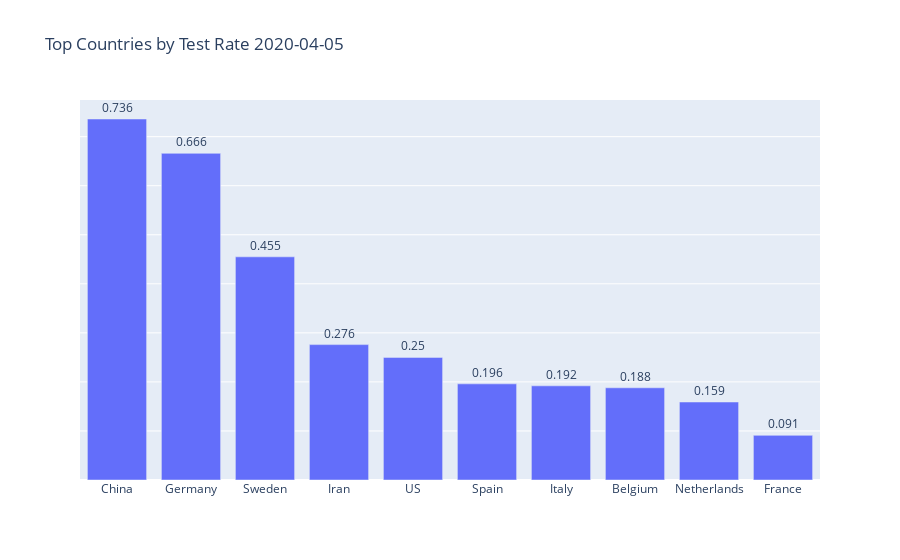

The notebook cell saved with this chart:
### Code cell
totalcases = pd_sims.loc['testRate'].sort_values(ascending=False)
top10 = totalcases.head(10)
fig = go.Figure(go.Bar(x=top10.index, y=top10.values,
                      text=top10.values,
            textposition='outside'))
fig.update_layout(title_text='Top Countries by Test Rate '+lastrecordeddate)
fig.update_yaxes(showticklabels=False)

fig.show()

### Figure 1 — Plotly figure (JSON) as saved in the notebook; plotly's stock layout.template omitted (floating-point values rounded to 4 significant figures)
{"data": [{"text": [0.736, 0.666, 0.455, 0.276, 0.25, 0.196, 0.192, 0.188, 0.159, 0.091], "textposition": "outside", "type": "bar", "x": ["China", "Germany", "Sweden", "Iran", "US", "Spain", "Italy", "Belgium", "Netherlands", "France"], "y": [0.736, 0.666, 0.455, 0.276, 0.25, 0.196, 0.192, 0.188, 0.159, 0.091]}], "layout": {"title": {"text": "Top Countries by Test Rate 2020-04-05"}, "yaxis": {"showticklabels": false}}}
